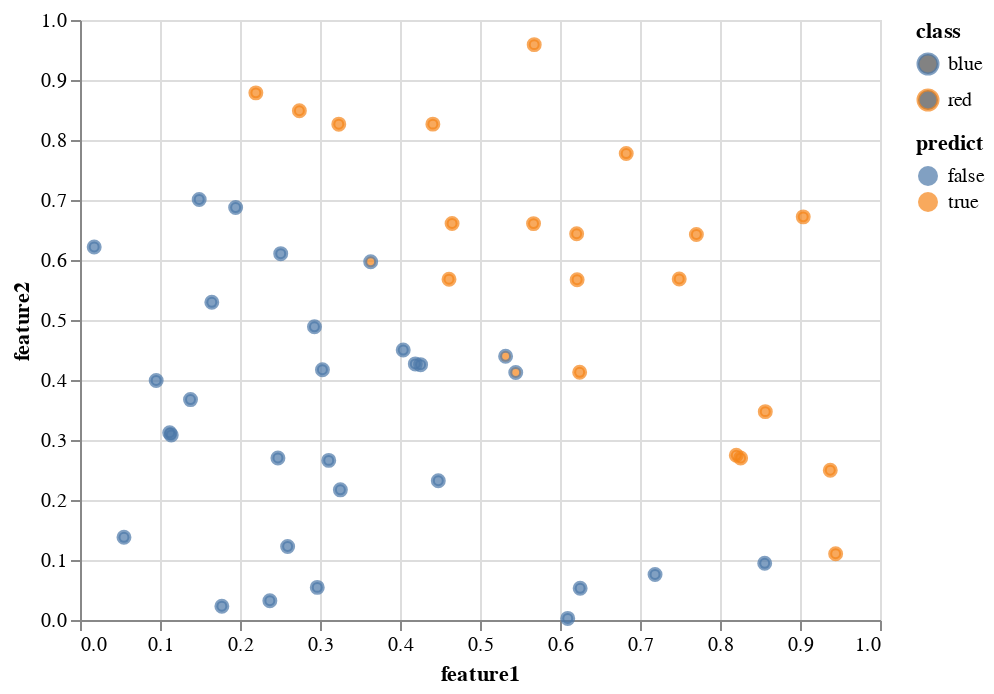

Here is the notebook cell this chart was saved with:
### Markdown cell above
Can you graph the test data showing both the prediction and the true class?

### Code cell
#📝📝📝📝 FILLME
chart = (alt.Chart(df_test)
    .mark_point()
    .encode(
        x = "feature1",
        y = "feature2",
        color = "class",
        fill = "predict",
        #tooltip = ["correct"]
    ))
chart

### Figure 1 — Vega-Lite specification as saved in the notebook (floating-point values rounded to 4 significant figures)
{"config": {"view": {"continuousWidth": 400, "continuousHeight": 300}}, "data": {"name": "data-66e161633fa3fc59b842a95f9e579089"}, "mark": "point", "encoding": {"color": {"type": "nominal", "field": "class"}, "fill": {"type": "nominal", "field": "predict"}, "x": {"type": "quantitative", "field": "feature1"}, "y": {"type": "quantitative", "field": "feature2"}}, "$schema": "https://vega.github.io/schema/vega-lite/v4.8.1.json", "datasets": {"data-66e161633fa3fc59b842a95f9e579089": [{"class": "blue", "split": "test", "feature1": 0.7188, "feature2": 0.07595, "predict": false, "predictions": "blue"}, {"class": "red", "split": "test", "feature1": 0.4411, "feature2": 0.8264, "predict": true, "predictions": "red"}, {"class": "red", "split": "test", "feature1": 0.8203, "feature2": 0.2745, "predict": true, "predictions": "red"}, {"class": "red", "split": "test", "feature1": 0.6208, "feature2": 0.6437, "predict": true, "predictions": "red"}, {"class": "blue", "split": "test", "feature1": 0.3634, "feature2": 0.597, "predict": true, "predictions": "red"}, {"class": "blue", "split": "test", "feature1": 0.3255, "feature2": 0.2169, "predict": false, "predictions": "blue"}, {"class": "red", "split": "test", "feature1": 0.4651, "feature2": 0.6608, "predict": true, "predictions": "red"}, {"class": "blue", "split": "test", "feature1": 0.1945, "feature2": 0.6875, "predict": false, "predictions": "blue"}, {"class": "blue", "split": "test", "feature1": 0.2509, "feature2": 0.6106, "predict": false, "predictions": "blue"}, {"class": "red", "split": "test", "feature1": 0.6214, "feature2": 0.5672, "predict": true, "predictions": "red"}, {"class": "blue", "split": "test", "feature1": 0.1773, "feature2": 0.02296, "predict": false, "predictions": "blue"}, {"class": "red", "split": "test", "feature1": 0.749, "feature2": 0.5684, "predict": true, "predictions": "red"}, {"class": "blue", "split": "test", "feature1": 0.3109, "feature2": 0.266, "predict": false, "predictions": "blue"}, {"class": "blue", "split": "test", "feature1": 0.4479, "feature2": 0.2321, "predict": false, "predictions": "blue"}, {"class": "blue", "split": "test", "feature1": 0.2966, "feature2": 0.05437, "predict": false, "predictions": "blue"}, {"class": "red", "split": "test", "feature1": 0.8566, "feature2": 0.3473, "predict": true, "predictions": "red"}, {"class": "red", "split": "test", "feature1": 0.2198, "feature2": 0.8786, "predict": true, "predictions": "red"}, {"class": "red", "split": "test", "feature1": 0.6246, "feature2": 0.4129, "predict": true, "predictions": "red"}, {"class": "red", "split": "test", "feature1": 0.6828, "feature2": 0.7774, "predict": true, "predictions": "red"}, {"class": "blue", "split": "test", "feature1": 0.6252, "feature2": 0.05289, "predict": false, "predictions": "blue"}, {"class": "blue", "split": "test", "feature1": 0.8559, "feature2": 0.0945, "predict": false, "predictions": "blue"}, {"class": "blue", "split": "test", "feature1": 0.05496, "feature2": 0.1379, "predict": false, "predictions": "blue"}, {"class": "red", "split": "test", "feature1": 0.5669, "feature2": 0.6606, "predict": true, "predictions": "red"}, {"class": "red", "split": "test", "feature1": 0.7705, "feature2": 0.6426, "predict": true, "predictions": "red"}, {"class": "blue", "split": "test", "feature1": 0.1121, "feature2": 0.312, "predict": false, "predictions": "blue"}, {"class": "blue", "split": "test", "feature1": 0.1381, "feature2": 0.3673, "predict": false, "predictions": "blue"}, {"class": "red", "split": "test", "feature1": 0.9446, "feature2": 0.1106, "predict": true, "predictions": "red"}, {"class": "blue", "split": "test", "feature1": 0.6097, "feature2": 0.002666, "predict": false, "predictions": "blue"}, {"class": "blue", "split": "test", "feature1": 0.4257, "feature2": 0.4256, "predict": false, "predictions": "blue"}, {"class": "red", "split": "test", "feature1": 0.4613, "feature2": 0.568, "predict": true, "predictions": "red"}, {"class": "blue", "split": "test", "feature1": 0.4191, "feature2": 0.4268, "predict": false, "predictions": "blue"}, {"class": "blue", "split": "test", "feature1": 0.2373, "feature2": 0.03217, "predict": false, "predictions": "blue"}, {"class": "blue", "split": "test", "feature1": 0.09523, "feature2": 0.3993, "predict": false, "predictions": "blue"}, {"class": "red", "split": "test", "feature1": 0.2742, "feature2": 0.8488, "predict": true, "predictions": "red"}, {"class": "blue", "split": "test", "feature1": 0.5447, "feature2": 0.4126, "predict": true, "predictions": "red"}, {"class": "red", "split": "test", "feature1": 0.3235, "feature2": 0.8264, "predict": true, "predictions": "red"}, {"class": "red", "split": "test", "feature1": 0.904, "feature2": 0.6719, "predict": true, "predictions": "red"}, {"class": "blue", "split": "test", "feature1": 0.2931, "feature2": 0.4887, "predict": false, "predictions": "blue"}, {"class": "blue", "split": "test", "feature1": 0.2474, "feature2": 0.2701, "predict": false, "predictions": "blue"}, {"class": "red", "split": "test", "feature1": 0.8258, "feature2": 0.2699, "predict": true, "predictions": "red"}, {"class": "blue", "split": "test", "feature1": 0.01774, "feature2": 0.6218, "predict": false, "predictions": "blue"}, {"class": "blue", "split": "test", "feature1": 0.1141, "feature2": 0.3082, "predict": false, "predictions": "blue"}, {"class": "blue", "split": "test", "feature1": 0.303, "feature2": 0.4171, "predict": false, "predictions": "blue"}, {"class": "blue", "split": "test", "feature1": 0.1648, "feature2": 0.5295, "predict": false, "predictions": "blue"}, {"class": "blue", "split": "test", "feature1": 0.404, "feature2": 0.4499, "predict": false, "predictions": "blue"}, {"class": "blue", "split": "test", "feature1": 0.2595, "feature2": 0.1226, "predict": false, "predictions": "blue"}, {"class": "red", "split": "test", "feature1": 0.9378, "feature2": 0.2496, "predict": true, "predictions": "red"}, {"class": "blue", "split": "test", "feature1": 0.149, "feature2": 0.7009, "predict": false, "predictions": "blue"}, {"class": "blue", "split": "test", "feature1": 0.532, "feature2": 0.4395, "predict": true, "predictions": "red"}, {"class": "red", "split": "test", "feature1": 0.5678, "feature2": 0.959, "predict": true, "predictions": "red"}]}}
